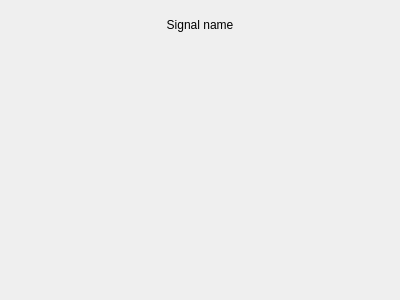
<?xml version="1.0" encoding="UTF-8"?>
<ui version="4.0">
 <class>SignalPlotsWidget</class>
 <widget class="QWidget" name="SignalPlotsWidget">
  <property name="geometry">
   <rect>
    <x>0</x>
    <y>0</y>
    <width>400</width>
    <height>300</height>
   </rect>
  </property>
  <property name="windowTitle">
   <string>Form</string>
  </property>
  <layout class="QVBoxLayout" name="verticalLayout" stretch="1,9">
   <item>
    <widget class="QLabel" name="sigNameLabel">
     <property name="text">
      <string>Signal name</string>
     </property>
     <property name="alignment">
      <set>Qt::AlignCenter</set>
     </property>
    </widget>
   </item>
   <item>
    <widget class="PlotWidget" name="graphWidget" native="true"/>
   </item>
  </layout>
 </widget>
 <customwidgets>
  <customwidget>
   <class>PlotWidget</class>
   <extends>QWidget</extends>
   <header>pyqtgraph</header>
   <container>1</container>
  </customwidget>
 </customwidgets>
 <resources/>
 <connections/>
</ui>
